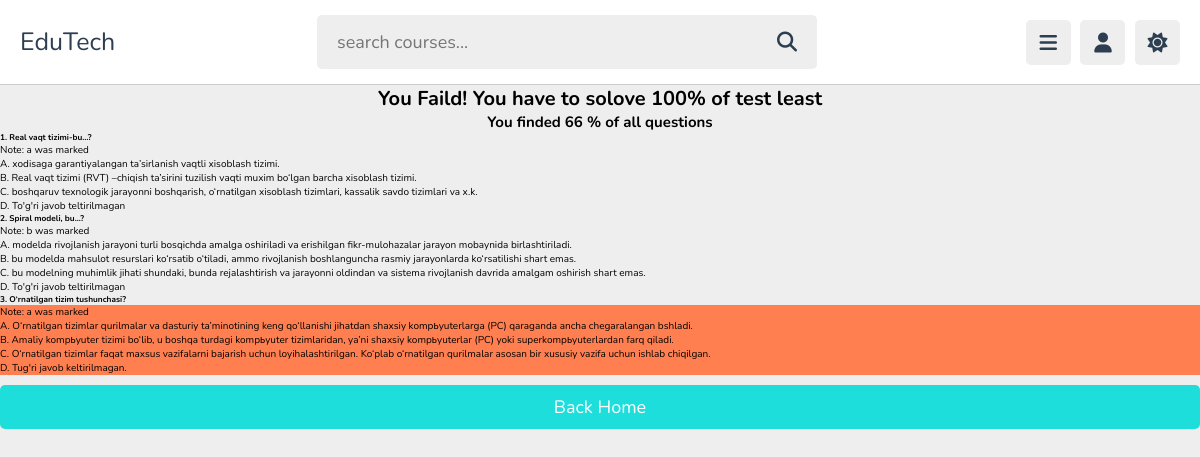
Page /1/checktest (signed in) on the committed database.
### quiz/models.py (models this page shows, shortened)
class CheckTest(models.Model):
  student = models.ForeignKey(User,on_delete=models.CASCADE)
  test = models.ForeignKey(Test,on_delete=models.CASCADE)
  finded_questions = models.PositiveBigIntegerField(default=0)
  user_passed = models.BooleanField(default=False)
  percentage = models.PositiveBigIntegerField(default=0)

class Test(models.Model):
  author = models.ForeignKey(User,on_delete=models.CASCADE)
  category = models.ForeignKey(Category,on_delete=models.CASCADE)
  title = models.CharField(max_length=200)
  maximum_attempts = models.PositiveBigIntegerField()
  start_date = models.DateTimeField(default=timezone.now)
  end_date = models.DateTimeField(default=(timezone.now()+timezone.timedelta(days=100)))
  pass_percentage = models.PositiveBigIntegerField()

class CheckQuestion(models.Model):
  checktest = models.ForeignKey(CheckTest,on_delete=models.CASCADE)
  question = models.ForeignKey(Question,on_delete=models.CASCADE)
  given_answer = models.CharField(max_length=2, help_text='E.x: a')
  true_answer = models.CharField(max_length=2, help_text='E.x: a')
  is_true = models.BooleanField(default=False)

class Question(models.Model):
  test = models.ForeignKey(Test,on_delete=models.CASCADE)
  question = models.CharField(max_length=300)
  a = models.CharField(max_length=200)
  b = models.CharField(max_length=200)
  c = models.CharField(max_length=200)
  d = models.CharField(max_length=200)
  choice = (
    ('a',"a"),
    ('b',"b"),
    ('c',"c"),
    ('d','d'),
  )
  true_answer = models.CharField(max_length=150,help_text='E.x: a ',choices=choice)
  def __str__(self) -> str:
    return self.question

### quiz/views.py (the view)
# urls.py: path('<int:checktest_id>/checktest',checktest,name='checktest'),
@login_required(login_url='login')
def checktest(request,checktest_id):
  checktest = get_object_or_404(CheckTest,id=checktest_id, student=request.user)
  return render(request,'quiz/checktest.html',{'checktest':checktest})

### templates/quiz/checktest.html (shortened to what this page needs)
{% extends 'base.html' %}
{% load static %}
    {% block content %}
    <div class="content mt-3">
      <center>
        {% if checktest.user_passed %}
        <h1>You have successfully passed the Test</h1>
        {% else %}
        <h1>
          You Faild! You have to solove {{checktest.test.pass_percentage}}% of
          test least
        </h1>
        {% endif %}
        <h2 class="mb-4">
          You finded {{checktest.percentage}} % of all questions
        </h2>
      </center>
      <div class="card p-3">
        {% for q in checktest.checkquestion_set.all %}
        <h5>{{forloop.counter}}. {{q.question}}</h5>
        {% if q.is_true %}
        <div class="answers p-2">
          <p>Note: {{q.given_answer}} was marked</p>
          <p>A. {{q.question.a}}</p>
          <p>B. {{q.question.b}}</p>
          <p>C. {{q.question.c}}</p>
          <p>D. {{q.question.d}}</p>
        </div>
        {% else %}
        <div style="background-color: coral" class="answers p-2">
          <p>Note: {{q.given_answer}} was marked</p>
          <p>A. {{q.question.a}}</p>
          <p>B. {{q.question.b}}</p>
          <p>C. {{q.question.c}}</p>
          <p>D. {{q.question.d}}</p>
        </div>
        {% endif %} {% endfor %}
        <a href="{% url 'index' %}" class="btn btn-secondary mt-2">Back Home</a>
      </div>
    </div>
    {% endblock content %}

### templates/base.html (shortened to what this page needs)
{% load static %}
<!DOCTYPE html>
<html lang="en">
<head>
  <link rel="stylesheet" href="https://cdnjs.cloudflare.com/ajax/libs/font-awesome/6.1.2/css/all.min.css"/>
  <link rel="stylesheet" href="{% static 'css/style.css' %}">
</head>
{% if user.username %}
<body>
  <header class="header">
    <section class="flex">
      <a href="{% url 'about' %}" class="logo">EduTech</a>
      <form action="search.html" method="post" class="search-form">
        <input
          type="text"
          name="search_box"
          required
          placeholder="search courses..."
          maxlength="100"
        />
        <button type="submit" class="fas fa-search"></button>
      </form>
      <div class="icons">
        <div id="menu-btn" class="fas fa-bars"></div>
        <div id="user-btn" class="fas fa-user"></div>
        <div id="toggle-btn" class="fas fa-sun"></div>
      </div>
    </section>
  </header>
{% endif %}
{% block content %}
{% endblock content %}
</body>
</html>

### static/css/style.css (style rules this page uses)
:root { --main-color:#1ddedb; --red:#e74c3c; --orange:#f39c12; --light-color:#888; --light-bg:#eee; --black:#2c3e50; --white:#fff; --border:.1rem solid rgba(0,0,0,.2); }
* { font-family: 'Nunito', sans-serif; margin:0; padding:0; box-sizing: border-box; outline: none; border:none; text-decoration: none; }
html { font-size: 62.5%; overflow-x: hidden; }
body { background-color: var(--light-bg); padding-left: 30rem; }
section { padding:2rem; margin: 0 auto; max-width: 1200px; }
.inline-btn, .inline-option-btn, .inline-delete-btn, .btn, .delete-btn, .option-btn { border-radius: .5rem; color:#fff; font-size: 1.8rem; cursor: pointer; text-transform: capitalize; padding:1rem 3rem; text-align: center; margin-top: 1rem; }
.btn, .delete-btn, .option-btn { display: block; width: 100%; }
.btn, .inline-btn { background-color: var(--main-color); }
.header { position: sticky; top:0; left:0; right: 0; background-color: var(--white); z-index: 1000; border-bottom: var(--border); }
.header .flex { display: flex; align-items: center; justify-content: space-between; position: relative; padding: 1.5rem 2rem; }
.header .flex .logo { font-size: 2.5rem; color: var(--black); }
.header .flex .search-form { width: 50rem; border-radius: .5rem; background-color: var(--light-bg); padding:1.5rem 2rem; display: flex; gap:2rem; }
.header .flex .search-form input { width: 100%; font-size: 1.8rem; color:var(--black); background:none; }
.header .flex .search-form button { background:none; font-size: 2rem; cursor: pointer; color:var(--black); }
.header .flex .icons div { font-size: 2rem; color:var(--black); background-color: var(--light-bg); border-radius: .5rem; height: 4.5rem; width: 4.5rem; line-height: 4.5rem; cursor: pointer; text-align: center; margin-left: .7rem; }
@media (max-width:1200px) { body { padding-left: 0; } }

### rows in the picture
CheckTest: test.pass_percentage "100", percentage "66"
CheckQuestion: question "Real vaqt tizimi-bu…?", given_answer "a", question.a "xodisaga garantiyalangan ta’sirlanish vaqtli xisoblash tizimi.", question.b "Real vaqt tizimi (RVT) –chiqish ta’sirini tuzilish vaqti muxim bo‘lgan barcha xisoblash tizimi.", question.c "boshqaruv texnologik jarayonni boshqarish, o‘rnatilgan xisoblash tizimlari, kassalik savdo tizimlari va x.k.", question.d "To'g'ri javob teltirilmagan"
CheckQuestion: question "Spiral modeli, bu...?", given_answer "b", question.a "modelda rivojlanish jarayoni turli bosqichda amalga oshiriladi va erishilgan fikr-mulohazalar jarayon mobaynida birlashtiriladi.", question.b "bu modelda mahsulot resurslari ko‘rsatib o‘tiladi, ammo rivojlanish boshlanguncha rasmiy jarayonlarda ko‘rsatilishi shart emas.", question.c "bu modelning muhimlik jihati shundaki, bunda rejalashtirish va jarayonni oldindan va sistema rivojlanish davrida amalgam oshirish shart emas.", question.d "To'g'ri javob teltirilmagan"
CheckQuestion: question "O‘rnatilgan tizim tushunchasi?", given_answer "a", question.a "O‘rnatilgan tizimlar qurilmalar va dasturiy ta’minotining keng qo‘llanishi jihatdan shaxsiy kompьyuterlarga (PC) qaraganda ancha chegaralangan bshladi.", question.b "Amaliy kompьyuter tizimi bo‘lib, u boshqa turdagi kompьyuter tizimlaridan, ya’ni shaxsiy kompьyuterlar (PC) yoki superkompьyuterlardan farq qiladi.", question.c "O‘rnatilgan tizimlar faqat maxsus vazifalarni bajarish uchun loyihalashtirilgan. Ko‘plab o‘rnatilgan qurilmalar asosan bir xususiy vazifa uchun ishlab chiqilgan.", question.d "Tug'ri javob keltirilmagan."
